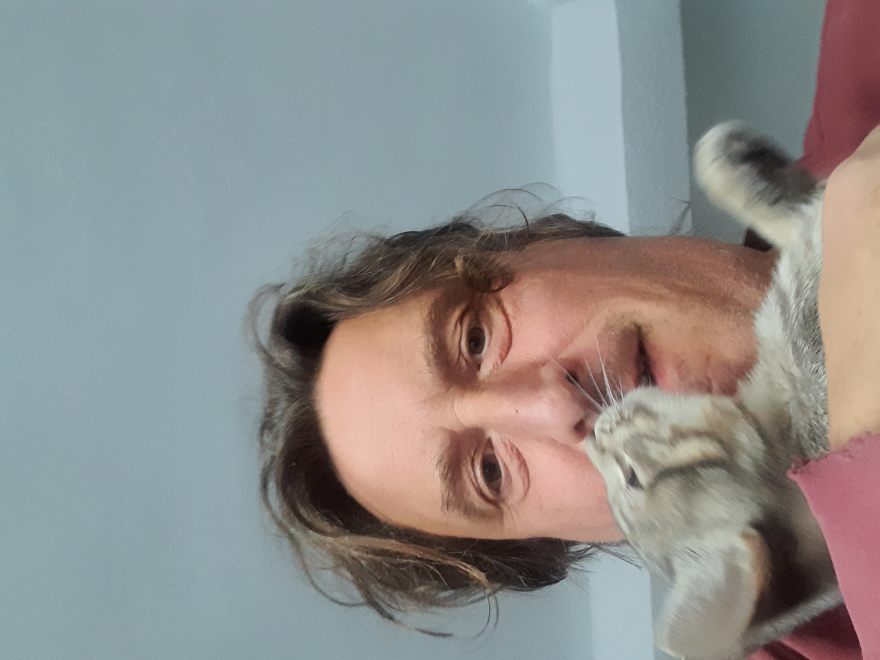
#> input picture assets/images/20220927_191208.jpg, 2640 x 1980 px (shown at 1/3 size); its folder holds only this picture in this run
$ python -i image_utils.py   (imports and definitions only)
#> lines starting #> are read from the running program, lines starting #| are printed output that depends on the picture
### utils/logger.py
"""
Sistema de logging para la aplicación Facturación Fácil
"""
import logging
import os
import sys
from datetime import datetime
from logging.handlers import RotatingFileHandler
from pathlib import Path

class AppLogger:
    """Clase para manejar el logging de la aplicación"""

    def __init__(self, app_name="facturacion_facil"):
        self.app_name = app_name
        self.log_dir = "logs"
        self.setup_logging()

    def setup_logging(self):
        """Configura el sistema de logging"""
        # Crear directorio de logs si no existe
        os.makedirs(self.log_dir, exist_ok=True)

        # Configurar el logger principal
        self.logger = logging.getLogger(self.app_name)
        self.logger.setLevel(logging.DEBUG)

        # Evitar duplicar handlers si ya existen
        if self.logger.handlers:
            return

        # Formato de logs
        formatter = logging.Formatter(
            '%(asctime)s - %(name)s - %(levelname)s - %(filename)s:%(lineno)d - %(message)s',
            datefmt='%Y-%m-%d %H:%M:%S'
        )

        # Handler para archivo principal (rotativo)
        main_log_file = os.path.join(self.log_dir, f"{self.app_name}.log")
        file_handler = RotatingFileHandler(
            main_log_file,
            maxBytes=5*1024*1024,  # 5MB
            backupCount=5,
            encoding='utf-8'
        )
        file_handler.setLevel(logging.DEBUG)
        file_handler.setFormatter(formatter)

        # Handler para errores (archivo separado)
        error_log_file = os.path.join(self.log_dir, f"{self.app_name}_errors.log")
        error_handler = RotatingFileHandler(
            error_log_file,
            maxBytes=2*1024*1024,  # 2MB
            backupCount=3,
            encoding='utf-8'
        )
        error_handler.setLevel(logging.ERROR)
        error_handler.setFormatter(formatter)

        # Handler para consola (solo INFO y superior)
        console_handler = logging.StreamHandler(sys.stdout)
        console_handler.setLevel(logging.INFO)
        console_formatter = logging.Formatter(
            '%(asctime)s - %(levelname)s - %(message)s',
            datefmt='%H:%M:%S'
        )
        console_handler.setFormatter(console_formatter)

        # Añadir handlers al logger
        self.logger.addHandler(file_handler)
        self.logger.addHandler(error_handler)
        self.logger.addHandler(console_handler)

        # Log de inicio
        self.logger.info(f"=== Iniciando {self.app_name} ===")
        self.logger.info(f"Directorio de logs: {os.path.abspath(self.log_dir)}")

    def get_logger(self, module_name=None):
        """Obtiene un logger para un módulo específico"""
        if module_name:
            return logging.getLogger(f"{self.app_name}.{module_name}")
        return self.logger

    # [5 lines left out: function log_startup_info, not called in this run]

    def log_exception(self, exception, context=""):
        """Log una excepción con contexto"""
        self.logger.error(f"Excepción en {context}: {str(exception)}", exc_info=True)

    def log_user_action(self, action, details=""):
        """Log una acción del usuario"""
        self.logger.info(f"Acción usuario: {action} - {details}")

    def log_database_operation(self, operation, table="", details=""):
        """Log una operación de base de datos"""
        self.logger.debug(f"DB {operation} en {table}: {details}")

    def log_file_operation(self, operation, file_path="", details=""):
        """Log una operación de archivo"""
        self.logger.debug(f"Archivo {operation}: {file_path} - {details}")

    # [20 lines left out: function create_session_log, not called in this run]

# Instancia global del logger
app_logger = AppLogger()

# Funciones de conveniencia
def get_logger(module_name=None):
    """Función de conveniencia para obtener un logger"""
    return app_logger.get_logger(module_name)

# [22 lines left out: functions log_info, log_error, log_warning, log_debug, not called in this run]

def log_user_action(action, details=""):
    """Log una acción del usuario"""
    app_logger.log_user_action(action, details)

def log_database_operation(operation, table="", details=""):
    """Log una operación de base de datos"""
    app_logger.log_database_operation(operation, table, details)

def log_file_operation(operation, file_path="", details=""):
    """Log una operación de archivo"""
    app_logger.log_file_operation(operation, file_path, details)

def log_exception(exception, context=""):
    """Log una excepción con contexto"""
    app_logger.log_exception(exception, context)

# Configurar logging para módulos específicos
# [5 lines left out: function setup_module_logger, not called in this run]

### utils/image_utils.py
"""
Utilitaires pour la gestion des images dans l'application - Version PyQt5
"""
import os
from PIL import Image
from PyQt5.QtGui import QPixmap, QIcon
from PyQt5.QtCore import QSize
from utils.logger import get_logger

class ImageUtils:
    """Classe utilitaire pour la gestion des images"""

    def __init__(self):
        self.logger = get_logger("image_utils")
        self._image_cache = {}  # Cache pour les images redimensionnées

    @staticmethod
    def create_mini_image(image_path, size=(32, 32)):
        """
        Crée une mini image redimensionnée pour affichage dans les listes

        Args:
            image_path (str): Chemin vers l'image source
            size (tuple): Taille désirée (largeur, hauteur)

        Returns:
            QPixmap: Image redimensionnée prête pour PyQt5
            None: Si erreur ou image inexistante
        """
#> called with image_path = '../assets/images/20220927_191208.jpg', size = (32, 32)
        logger = get_logger("image_utils")

        try:
            if not image_path or not os.path.exists(image_path):
                logger.debug(f"Image non trouvée: {image_path}")
                return None

            # PyQt5 ne nécessite pas de vérification de fenêtre racine

            # Ouvrir et redimensionner l'image
            with Image.open(image_path) as img:
                # Convertir en RGB si nécessaire (pour éviter les problèmes avec certains formats)
#> img is the input picture: PIL image 2640x1980 RGB; mean R, G, B 142.3, 141.5, 139.6
                if img.mode in ('RGBA', 'LA', 'P'):
                    # Créer un fond blanc pour les images avec transparence
                    background = Image.new('RGB', img.size, (255, 255, 255))
                    if img.mode == 'P':
                        img = img.convert('RGBA')
                    background.paste(img, mask=img.split()[-1] if img.mode == 'RGBA' else None)
                    img = background
                elif img.mode != 'RGB':
                    img = img.convert('RGB')

                # Redimensionner en gardant les proportions
                img.thumbnail(size, Image.Resampling.LANCZOS)
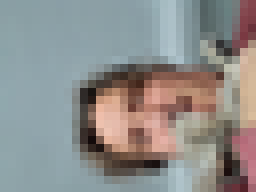
#> img: PIL image 32x24 RGB (shown 8 times larger); mean R, G, B 142.3, 141.5, 139.6

                # Créer une nouvelle image avec la taille exacte demandée (centrer l'image)
                final_img = Image.new('RGB', size, (255, 255, 255))
#> final_img: PIL image 32x32 RGB; every value is 255

                # Calculer la position pour centrer l'image
                x = (size[0] - img.width) // 2
#> x = 0
                y = (size[1] - img.height) // 2
#> y = 4

                final_img.paste(img, (x, y))
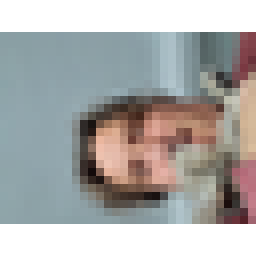
#> final_img: PIL image 32x32 RGB (shown 8 times larger); mean R, G, B 170.5, 169.9, 168.5

                # Convertir pour PyQt5
                # Sauvegarder temporairement l'image pour la charger avec QPixmap
                import tempfile
                with tempfile.NamedTemporaryFile(suffix='.png', delete=False) as tmp_file:
                    final_img.save(tmp_file.name, 'PNG')
#> (the run stopped early here; a loop or call above may not have finished)

$ run again, on assets/images/20230113_141136.jpg
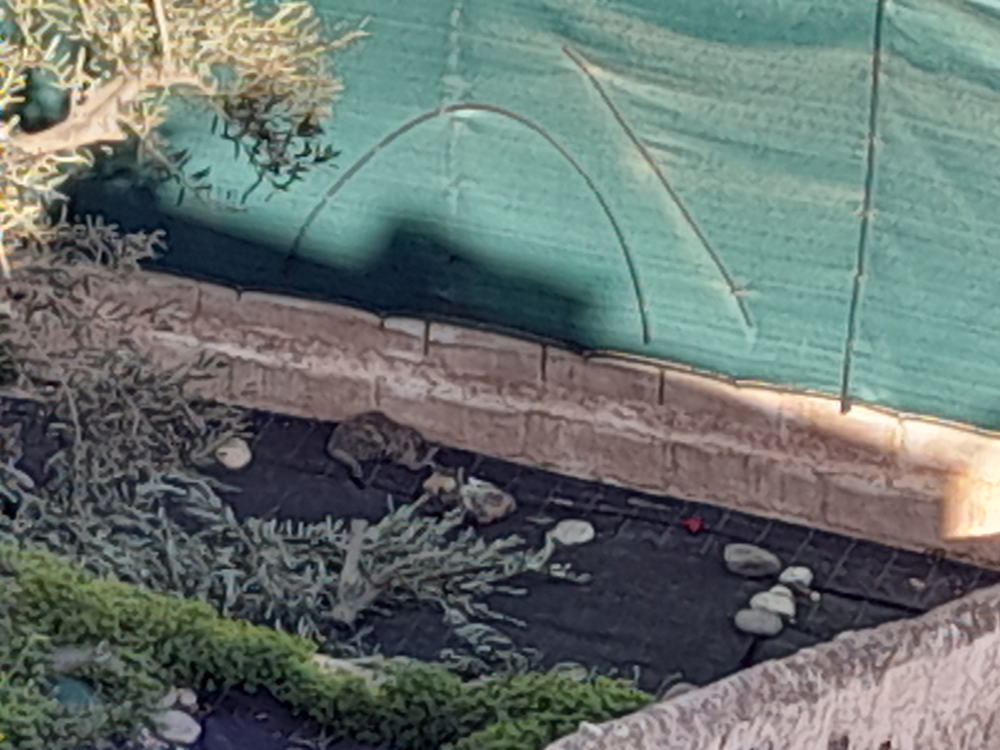
#> input picture assets/images/20230113_141136.jpg, 4000 x 3000 px (shown at 1/4 size)
#> in create_mini_image, img is the input picture: PIL image 4000x3000 RGB; mean R, G, B 103.6, 114.4, 110.5
#> in create_mini_image, `img.thumbnail(size, Image.Resampling.LANCZOS)`:
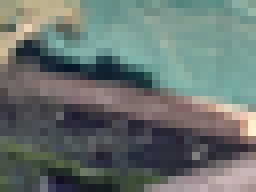
#> img: PIL image 32x24 RGB (shown 8 times larger); mean R, G, B 103.6, 114.4, 110.4
#> in create_mini_image, `final_img.paste(img, (x, y))`:
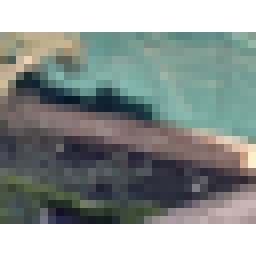
#> final_img: PIL image 32x32 RGB (shown 8 times larger); mean R, G, B 141.4, 149.5, 146.6
